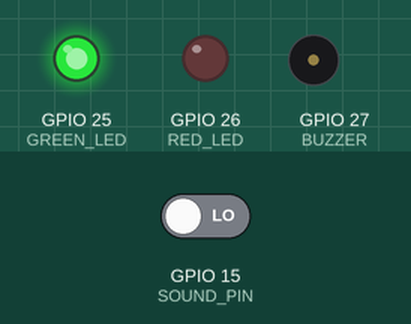
Simulated run of this sketch. Board: ESP32. Shown: output pins drawn as LEDs (lit = HIGH), buzzer (waves = sounding, pin HIGH). The test bench sets the inputs (shaded band); at power-on: GPIO 15 (SOUND_PIN) LOW. WiFi joins after 1.5 s; servers stay silent unless stated; what the sketch prints to the serial monitor is not drawn.

Above: at 2.7 s.
2.8 s: GPIO 15 (SOUND_PIN) driven HIGH
At 3.7 s:
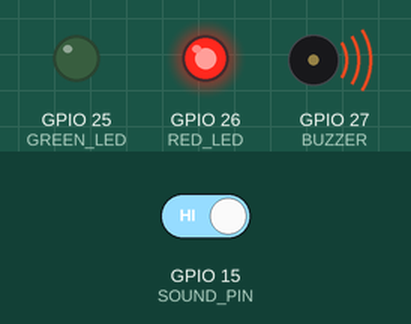
4.4 s: GPIO 15 (SOUND_PIN) driven LOW
At 4.9 s:
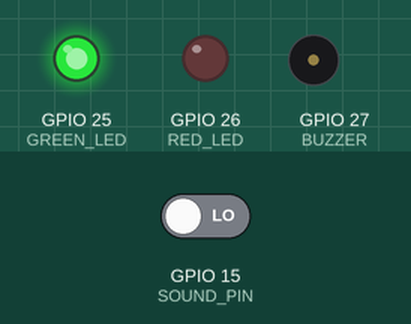
Timing chart, 0 to 7.4 s (numbered marks = the images above; inputs shaded):
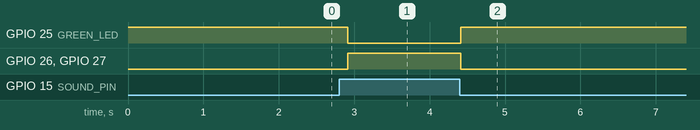

Measured:
- after the input at 2.8 s, GPIO 25 (GREEN_LED): HIGH → LOW after 0.11 s; GPIO 26 (RED_LED), GPIO 27 (BUZZER): LOW → HIGH after 0.11 s
- after the input at 4.4 s, GPIO 25 (GREEN_LED): LOW → HIGH at once; GPIO 26 (RED_LED), GPIO 27 (BUZZER): HIGH → LOW at once

The sketch:

Class_room_noise.ino
```cpp
#include <WiFi.h>
#include <WiFiClientSecure.h>
#include <UniversalTelegramBot.h>

// =====================================================
// Wi-Fi
// =====================================================
const char* ssid = "G";
const char* password = "123456789";

// =====================================================
// Telegram
// =====================================================
#define BOT_TOKEN "8609914042:AAF911Y9urEmpPHsXSL-yVSNmEDqRR_f-HU"
#define CHAT_ID "1367693706"

WiFiClientSecure client;
UniversalTelegramBot bot(BOT_TOKEN, client);

// =====================================================
// Pins
// =====================================================
#define SOUND_PIN 15

#define GREEN_LED 25
#define RED_LED   26
#define BUZZER    27

// =====================================================
// Settings
// =====================================================

// Telegram alert every 2 seconds while noise continues
const unsigned long messageInterval = 2000;

unsigned long lastMessageTime = 0;

// Keeps track of current condition
bool noiseActive = false;


void setup() {

  Serial.begin(115200);

  // Pins
  pinMode(SOUND_PIN, INPUT);

  pinMode(GREEN_LED, OUTPUT);
  pinMode(RED_LED, OUTPUT);
  pinMode(BUZZER, OUTPUT);

  // Initial condition = Silent
  digitalWrite(GREEN_LED, HIGH);
  digitalWrite(RED_LED, LOW);
  digitalWrite(BUZZER, LOW);

  // ===================================================
  // Wi-Fi
  // ===================================================

  Serial.println();
  Serial.print("Connecting to WiFi");

  WiFi.begin(ssid, password);

  while (WiFi.status() != WL_CONNECTED) {

    delay(500);
    Serial.print(".");
  }

  Serial.println();
  Serial.println("WiFi Connected!");

  Serial.print("IP Address: ");
  Serial.println(WiFi.localIP());

  // Telegram HTTPS
  client.setInsecure();

  Serial.println("================================");
  Serial.println("CLASSROOM NOISE ALARM READY");
  Serial.println("================================");
}


void loop() {

  // ===================================================
  // Read HW-484 Digital Output
  // ===================================================

  int soundState = digitalRead(SOUND_PIN);


  // ===================================================
  // NOISE DETECTED
  // ===================================================

  if (soundState == HIGH) {

    Serial.println("🔊 NOISE DETECTED");

    // LED control
    digitalWrite(GREEN_LED, LOW);
    digitalWrite(RED_LED, HIGH);

    // Buzzer ON
    digitalWrite(BUZZER, HIGH);


    // =================================================
    // First noise detection
    // =================================================

    if (noiseActive == false) {

      noiseActive = true;

      // Send first alert immediately
      bot.sendMessage(
        CHAT_ID,
        "⚠️ CLASSROOM NOISE ALERT!\n\n🔊 Noise detected!\n🔴 Please maintain silence.",
        ""
      );

      Serial.println("📱 Noise alert sent");

      lastMessageTime = millis();
    }


    // =================================================
    // Continue sending while noise exists
    // =================================================

    else {

      if (millis() - lastMessageTime >= messageInterval) {

        bot.sendMessage(
          CHAT_ID,
          "⚠️ CLASSROOM NOISE ALERT!\n\n🔊 Noise is still being detected!",
          ""
        );

        Serial.println("📱 Noise continues - message sent");

        lastMessageTime = millis();
      }
    }
  }


  // ===================================================
  // SILENT / NO NOISE
  // ===================================================

  else {

    Serial.println("🤫 CLASS IS SILENT");

    // LED control
    digitalWrite(GREEN_LED, HIGH);
    digitalWrite(RED_LED, LOW);

    // Buzzer OFF
    digitalWrite(BUZZER, LOW);


    // =================================================
    // Noise just stopped
    // =================================================

    if (noiseActive == true) {

      noiseActive = false;

      // Send ONE silent message
      bot.sendMessage(
        CHAT_ID,
        "✅ CLASS IS SILENT\n\n🟢 Noise level is back to normal.",
        ""
      );

      Serial.println("📱 Class is silent message sent");

      // Reset timer
      lastMessageTime = 0;
    }
  }


  delay(200);
}
```
